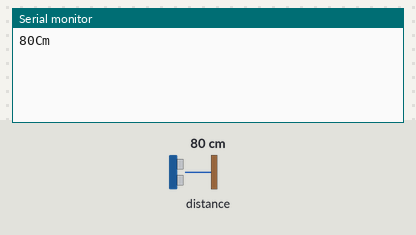
The sketch below on a simulated ESP8266 (NodeMCU). Shown: the last lines printed to the serial monitor. Wiring (inferred from the names in the program): ultrasonic range finder: trigger GPIO 2; echo GPIO 0. Inputs (shaded band) come from the test bench; at power-on: distance to the obstacle 80 cm. The echo pulse lasts 58.3 µs per cm; WiFi joins after 1.5 s; servers stay silent unless stated.

Above: at 3.0 s.
3.1 s: distance to the obstacle set to 2 cm
At 6.3 s:
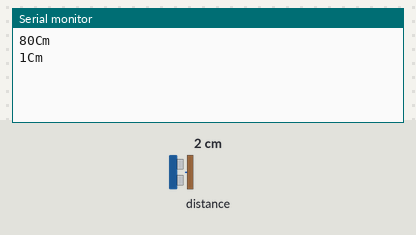
7.4 s: distance to the obstacle set to 4 cm
At 10.2 s:
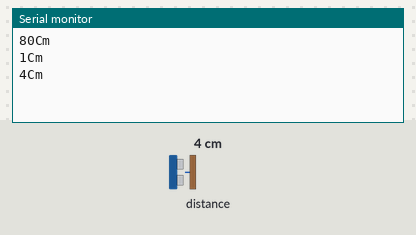
Timing chart, 0 to 11.7 s (numbered marks = the images above; inputs shaded):
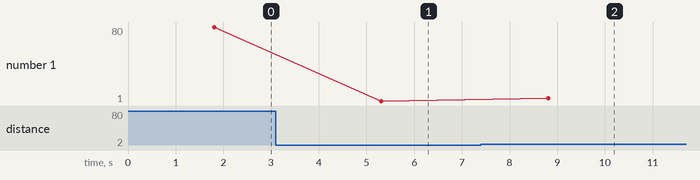

Measured:
- after the input at 3.1 s, the serial monitor: prints a new line after 2.2 s (image 1)
- after the input at 7.4 s, the serial monitor: prints a new line after 1.4 s (image 2)
- plotted number 1: 80 → 1 after the input at 3.1 s, 1 → 4 after the input at 7.4 s

The sketch:

blynkultrasonic.ino
```cpp
#define BLYNK_PRINT Serial

#include <ESP8266WiFi.h>
#include <BlynkSimpleEsp8266.h>

const int trigPin = 2;  //D4
const int echoPin = 0;  //D3

char auth[] = "BREva_4dVcoBfdnQ_aZxTj60QAPcviFn";

char ssid[] = "hashichemnad";
char pass[] = "passwords";

WidgetLCD lcd(V1);

void setup()
{
  // Debug console
  Serial.begin(9600);
pinMode(trigPin, OUTPUT);
  pinMode(echoPin, INPUT);
  Blynk.begin(auth, ssid, pass);

  lcd.clear();
  lcd.print(0, 0, "Distance in cm");
}

void loop()
{
  lcd.clear();
  lcd.print(0, 0, "Distance in cm");
  long duration, distance;
  digitalWrite(trigPin, LOW);
  delayMicroseconds(3);

  digitalWrite(trigPin, HIGH);
  delayMicroseconds(12);

  digitalWrite(trigPin, LOW);
  duration = pulseIn(echoPin, HIGH);
  distance = (duration/2) / 29.1;
  Serial.print(distance);
  Serial.println("Cm");
  lcd.print(7, 1, distance);
  Blynk.run();

  delay(3500);

}
```
